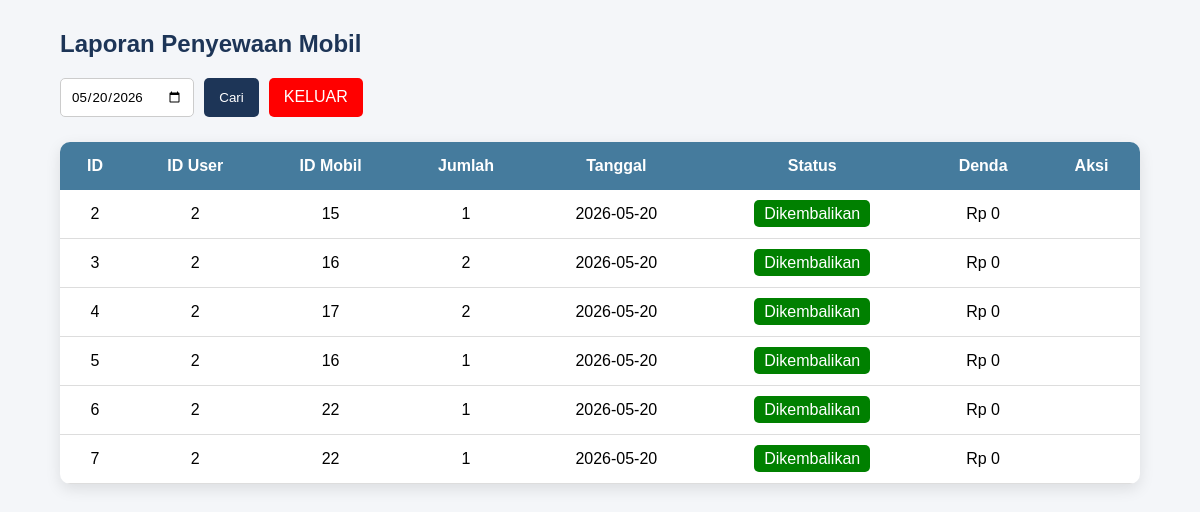
The page /admin/laporan.php?tanggal=2026-05-20 on the database its author committed.
### tables this page shows
CREATE TABLE `penyewaan` (
  `id_sewa` int(11) NOT NULL,
  `id_user` int(11) DEFAULT NULL,
  `id_mobil` int(11) DEFAULT NULL,
  `jumlah_sewa` int(11) DEFAULT NULL,
  `tanggal_sewa` date DEFAULT NULL,
  `status` varchar(20) DEFAULT 'Dipinjam',
  `tanggal_kembali` date DEFAULT NULL,
  `denda` int(11) DEFAULT 0
);

### admin/laporan.php (the view, shortened to what this page needs)
<?php
include '../koneksi.php';
$tanggal = "";
if(isset($_GET['tanggal'])){
    $tanggal = $_GET['tanggal'];
    $data = mysqli_query($koneksi,
    "SELECT * FROM penyewaan
    WHERE tanggal_sewa='$tanggal'");
}else{
    $data = mysqli_query($koneksi,
    "SELECT * FROM penyewaan");
}
?>
<!DOCTYPE html>
<html lang="id">
<head>
</head>
<body>
    <div class="container">
        <h2 class="title">
            Laporan Penyewaan Mobil
        </h2>
        <form method="GET" class="form-cari">
            <input type="date"
            name="tanggal"
            value="<?php echo $tanggal; ?>">
            <button type="submit">
                Cari
            </button>
               <a href="../admin/admin.php" class="logout-btn">
        KELUAR
    </a>
        </form>
        <table>
            <tr>
                <th>ID</th>
                <th>ID User</th>
                <th>ID Mobil</th>
                <th>Jumlah</th>
                <th>Tanggal</th>
                <th>Status</th>
                <th>Denda</th>
                <th>Aksi</th>
            </tr>
            <?php
            while($d = mysqli_fetch_array($data)){
            ?>
            <tr>
                <td>
                    <?php echo $d['id_sewa']; ?>
                </td>
                <td>
                    <?php echo $d['id_user']; ?>
                </td>
                <td>
                    <?php echo $d['id_mobil']; ?>
                </td>
                <td>
                    <?php echo $d['jumlah_sewa']; ?>
                </td>
                <td>
                    <?php echo $d['tanggal_sewa']; ?>
                </td>
                <td>
                    <?php
                    if($d['status']=="Dipinjam"){
                    ?>
                        <span class="dipinjam">
                            Dipinjam
                        </span>
                    <?php
                    }else{
                    ?>
                        <span class="kembali">
                            Dikembalikan
                        </span>
                    <?php
                    }
                    ?>
                </td>
                <td>
                    Rp <?php echo number_format($d['denda']); ?>
                </td>
                <td>
                </td>
            </tr>
            <?php
            }
            ?>
        </table>
    </div>
</body>
</html>

### admin/laporan.php (style rules this page uses)
* { margin:0; padding:0; box-sizing:border-box; font-family:Arial, Helvetica, sans-serif; }
body { background:#f4f6f9; }
.logout-btn { background:red; color:white; padding:10px 15px; text-decoration:none; border-radius:5px; transition:0.3s; }
.container { width:90%; margin:30px auto; }
.title { color:#1d3557; margin-bottom:20px; }
.form-cari { margin-bottom:25px; display:flex; gap:10px; }
.form-cari input { padding:10px; border:1px solid #ccc; border-radius:5px; }
.form-cari button { background:#1d3557; color:white; border:none; padding:10px 15px; border-radius:5px; cursor:pointer; }
table { width:100%; border-collapse:collapse; background:white; border-radius:10px; overflow:hidden; box-shadow:0 5px 15px rgba(0,0,0,0.1); }
table th { background:#457b9d; color:white; padding:15px; }
table td { padding:15px; border-bottom:1px solid #ddd; text-align:center; }
.kembali { background:green; color:white; padding:5px 10px; border-radius:5px; }

### rows shown on the page
penyewaan: id_sewa "2", id_user "2", id_mobil "15", jumlah_sewa "1", tanggal_sewa "2026-05-20", status "Dikembalikan", denda "0"
penyewaan: id_sewa "3", id_user "2", id_mobil "16", jumlah_sewa "2", tanggal_sewa "2026-05-20", status "Dikembalikan", denda "0"
penyewaan: id_sewa "4", id_user "2", id_mobil "17", jumlah_sewa "2", tanggal_sewa "2026-05-20", status "Dikembalikan", denda "0"
penyewaan: id_sewa "5", id_user "2", id_mobil "16", jumlah_sewa "1", tanggal_sewa "2026-05-20", status "Dikembalikan", denda "0"
penyewaan: id_sewa "6", id_user "2", id_mobil "22", jumlah_sewa "1", tanggal_sewa "2026-05-20", status "Dikembalikan", denda "0"
penyewaan: id_sewa "7", id_user "2", id_mobil "22", jumlah_sewa "1", tanggal_sewa "2026-05-20", status "Dikembalikan", denda "0"
